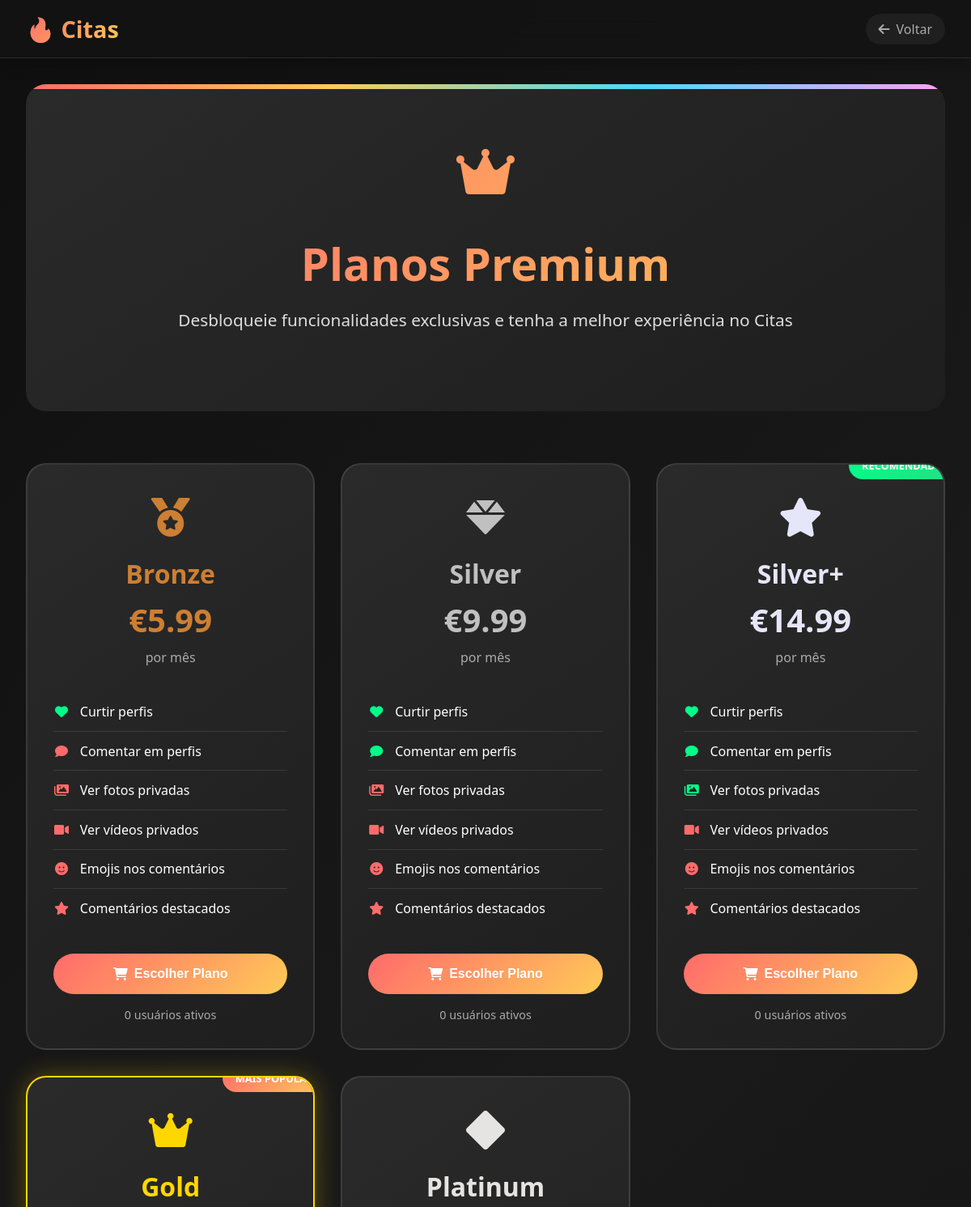
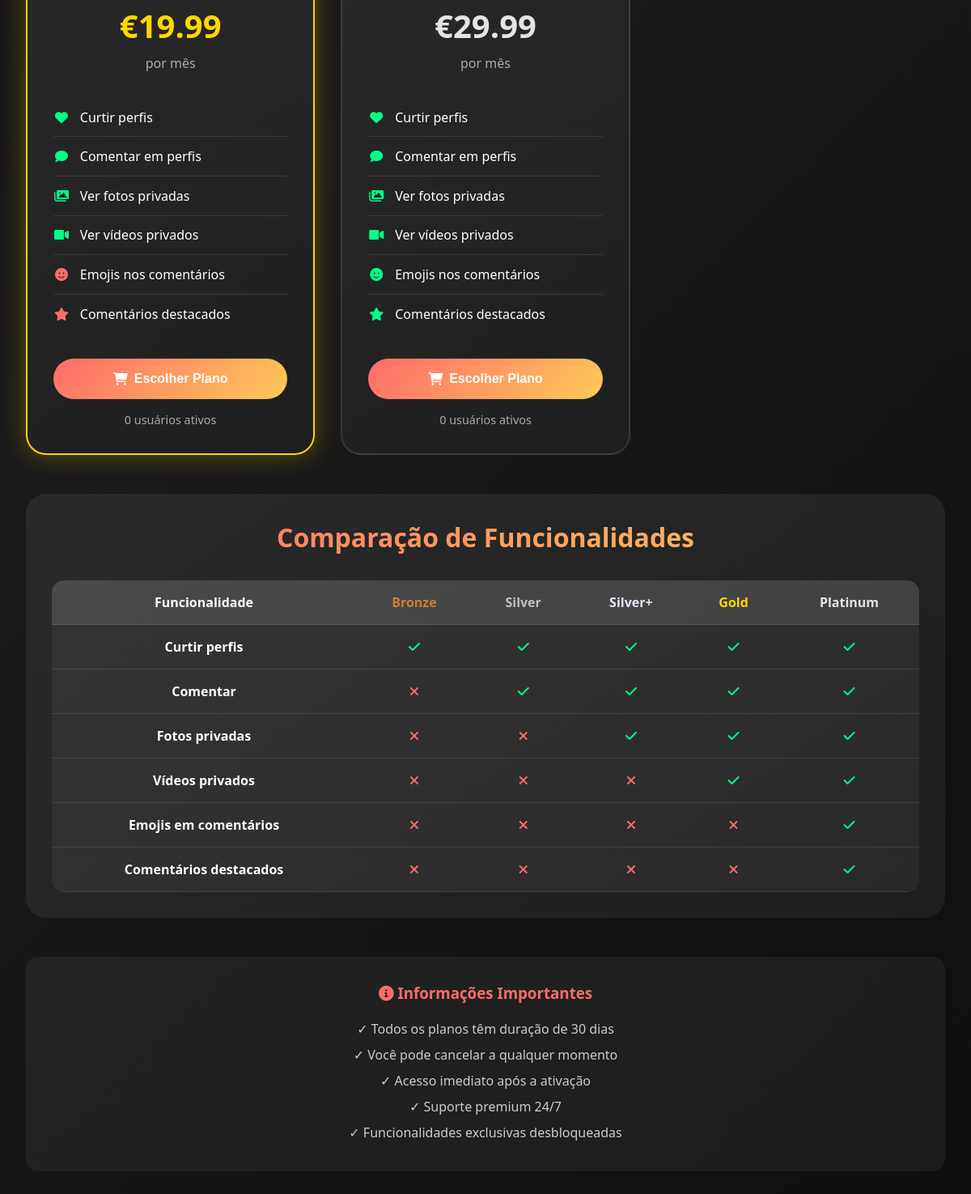
Page /plans.php (signed in) on the committed database (2 pictures, top to bottom).
### tables this page shows
CREATE TABLE `subscription_plans` (
  `id` int(11) NOT NULL AUTO_INCREMENT,
  `name` varchar(50) NOT NULL,
  `slug` varchar(50) NOT NULL,
  `price` decimal(10,2) NOT NULL,
  `duration_days` int(11) NOT NULL DEFAULT 30,
  `features` JSON NOT NULL,
  `color` varchar(20) DEFAULT NULL,
  `icon` varchar(50) DEFAULT NULL,
  `is_active` tinyint(1) DEFAULT 1,
  `sort_order` int(11) DEFAULT 0,
  `created_at` timestamp NOT NULL DEFAULT current_timestamp(),
  PRIMARY KEY (`id`),
  UNIQUE KEY `slug` (`slug`)
);

### subscription_manager.php (called while the page is built, shortened)
<?php
class SubscriptionManager {
    private $conn;
    public function __construct($connection) {
        $this->conn = $connection;
        $this->initializeTables();
    }
    private function initializeTables() {
        $this->conn->query("
            CREATE TABLE IF NOT EXISTS `subscription_plans` (
              `id` int(11) NOT NULL AUTO_INCREMENT,
              `name` varchar(50) NOT NULL,
              `slug` varchar(50) NOT NULL,
              `price` decimal(10,2) NOT NULL,
              `duration_days` int(11) NOT NULL DEFAULT 30,
              `features` JSON NOT NULL,
              `color` varchar(20) DEFAULT NULL,
              `icon` varchar(50) DEFAULT NULL,
              `is_active` tinyint(1) DEFAULT 1,
              `sort_order` int(11) DEFAULT 0,
              `created_at` timestamp NOT NULL DEFAULT current_timestamp(),
              PRIMARY KEY (`id`),
              UNIQUE KEY `slug` (`slug`)
            ) ENGINE=InnoDB DEFAULT CHARSET=utf8mb4 COLLATE=utf8mb4_general_ci
        ");
        $count = $this->conn->query("SELECT COUNT(*) as count FROM subscription_plans")->fetch_assoc()['count'];
        $columns = $this->conn->query("DESCRIBE users");
        while ($column = $columns->fetch_assoc()) {
            if ($column['Field'] === 'current_plan') {
                $has_plan_columns = true;
                break;
            }
        }
        $this->conn->query("
            CREATE TABLE IF NOT EXISTS `escort_private_media` (
              `id` int(11) NOT NULL AUTO_INCREMENT,
              `escort_id` int(11) NOT NULL,
              `media_type` enum('photo','video') NOT NULL,
              `media_url` text NOT NULL,
              `thumbnail_url` text DEFAULT NULL,
              `title` varchar(255) DEFAULT NULL,
              `description` text DEFAULT NULL,
              `required_plan` varchar(50) NOT NULL DEFAULT 'silver_plus',
              `media_order` int(11) DEFAULT 0,
              `is_active` tinyint(1) DEFAULT 1,
              `created_at` timestamp NOT NULL DEFAULT current_timestamp(),
              PRIMARY KEY (`id`),
              KEY `escort_id` (`escort_id`),
              KEY `media_type` (`media_type`),
              KEY `required_plan` (`required_plan`),
              FOREIGN KEY (`escort_id`) REFERENCES `escorts` (`id`) ON DELETE CASCADE
            ) ENGINE=InnoDB DEFAULT CHARSET=utf8mb4 COLLATE=utf8mb4_general_ci
        ");
        $comments_columns = $this->conn->query("DESCRIBE comments");
        while ($column = $comments_columns->fetch_assoc()) {
            if ($column['Field'] === 'has_emoji') {
                $has_comment_features = true;
                break;
            }
        }
    }
    public function getUserCurrentPlan($userId) {
        $stmt = $this->conn->prepare("
            SELECT
                u.current_plan,
                u.plan_expires_at,
                sp.name as plan_name,
                sp.features,
                sp.color,
                sp.icon
            FROM users u
            LEFT JOIN subscription_plans sp ON u.current_plan = sp.slug
            WHERE u.id = ?
        ");
        $stmt->bind_param("i", $userId);
        $stmt->execute();
        $result = $stmt->get_result()->fetch_assoc();
        $features = $result['features'] ? json_decode($result['features'], true) : [];
        return [
            'current_plan' => $result['current_plan'] ?: 'free',
            'plan_name' => $result['plan_name'] ?: 'Gratuito',
            'features' => $features,
            'color' => $result['color'] ?: '#666',
            'icon' => $result['icon'] ?: 'fas fa-user',
            'expires_at' => $result['plan_expires_at'],
            'is_active' => $result['current_plan'] !== 'free' && (!$result['plan_expires_at'] || strtotime($result['plan_expires_at']) > time())
        ];
    }
    public function getAllPlans() {
        $stmt = $this->conn->prepare("
            SELECT
                sp.*,
                COUNT(u.id) as subscriber_count
            FROM subscription_plans sp
            LEFT JOIN users u ON sp.slug = u.current_plan AND u.plan_expires_at > NOW()
            WHERE sp.is_active = 1
            GROUP BY sp.id
            ORDER BY sp.sort_order ASC
        ");
        $stmt->execute();
        $result = $stmt->get_result();
        $plans = [];
        while ($plan = $result->fetch_assoc()) {
            $plan['features'] = json_decode($plan['features'], true);
            $plans[] = $plan;
        }
        return $plans;
    }
}
?>

### plans.php (the view, shortened to what this page needs)
<?php
include 'auth.php';
include 'subscription_manager.php';
$conn = new mysqli("localhost", "u333528817_escorts", "At081093@", "u333528817_escorts");
$subscriptionManager = new SubscriptionManager($conn);
$userPlan = $subscriptionManager->getUserCurrentPlan($_SESSION['user_id']);
$allPlans = $subscriptionManager->getAllPlans();
?>
<!DOCTYPE html>
<html lang="es">
<head>
    <link href="https://cdnjs.cloudflare.com/ajax/libs/font-awesome/6.0.0/css/all.min.css" rel="stylesheet">
</head>
<body>
    <header class="header">
        <div class="header-content">
            <a href="index.php" class="logo">🔥 Citas</a>
            <a href="dashboard.php" class="back-btn">
                <i class="fas fa-arrow-left"></i>
                Voltar
            </a>
        </div>
    </header>
    <div class="container">
        <div class="hero-section">
            <div class="hero-icon">
                <i class="fas fa-crown"></i>
            </div>
            <h1 class="hero-title">Planos Premium</h1>
            <p class="hero-subtitle">
                Desbloqueie funcionalidades exclusivas e tenha a melhor experiência no Citas
            </p>
        </div>
        <div class="plans-grid">
            <?php foreach ($allPlans as $index => $plan):
                $features = $plan['features'];
                $isCurrent = $userPlan['current_plan'] === $plan['slug'];
                $cardClass = '';
                if ($plan['slug'] === 'gold') $cardClass = 'featured';
            ?>
            <div class="plan-card <?= $cardClass ?>">
                <?php if ($plan['slug'] === 'gold'): ?>
                    <div class="plan-badge popular">Mais Popular</div>
                <?php elseif ($plan['slug'] === 'silver_plus'): ?>
                    <div class="plan-badge recommended">Recomendado</div>
                <?php endif; ?>
                <div class="plan-header">
                    <div class="plan-icon" style="color: <?= $plan['color'] ?>">
                        <i class="<?= $plan['icon'] ?>"></i>
                    </div>
                    <h3 class="plan-name" style="color: <?= $plan['color'] ?>"><?= $plan['name'] ?></h3>
                    <div class="plan-price" style="color: <?= $plan['color'] ?>">
                        €<?= number_format($plan['price'], 2) ?>
                    </div>
                    <div class="plan-period">por mês</div>
                </div>
                <ul class="features-list">
                    <li>
                        <i class="fas fa-heart feature-icon <?= $features['likes'] ? 'allowed' : 'denied' ?>"></i>
                        <span>Curtir perfis</span>
                    </li>
                    <li>
                        <i class="fas fa-comment feature-icon <?= $features['comments'] ? 'allowed' : 'denied' ?>"></i>
                        <span>Comentar em perfis</span>
                    </li>
                    <li>
                        <i class="fas fa-images feature-icon <?= $features['private_photos'] ? 'allowed' : 'denied' ?>"></i>
                        <span>Ver fotos privadas</span>
                    </li>
                    <li>
                        <i class="fas fa-video feature-icon <?= $features['private_videos'] ? 'allowed' : 'denied' ?>"></i>
                        <span>Ver vídeos privados</span>
                    </li>
                    <li>
                        <i class="fas fa-smile feature-icon <?= $features['emoji_comments'] ? 'allowed' : 'denied' ?>"></i>
                        <span>Emojis nos comentários</span>
                    </li>
                    <li>
                        <i class="fas fa-star feature-icon <?= $features['highlighted_comments'] ? 'allowed' : 'denied' ?>"></i>
                        <span>Comentários destacados</span>
                    </li>
                </ul>
                <?php if ($isCurrent): ?>
                    <button class="btn btn-current" disabled>
                        <i class="fas fa-check"></i> Plano Atual
                    </button>
                <?php else: ?>
                    <form method="POST" onsubmit="return confirm('Confirma a ativação do plano <?= $plan['name'] ?>?')">
                        <button type="submit" name="buy_plan" class="btn btn-primary">
                            <i class="fas fa-shopping-cart"></i> Escolher Plano
                        </button>
                    </form>
                <?php endif; ?>
                <div style="margin-top: 1rem; color: #aaa; font-size: 0.9rem;">
                    <?= $plan['subscriber_count'] ?> usuários ativos
                </div>
            </div>
            <?php endforeach; ?>
        </div>
        <div class="features-comparison">
            <h2 class="comparison-title">Comparação de Funcionalidades</h2>
            <div class="comparison-table">
                <table>
                    <thead>
                        <tr>
                            <th>Funcionalidade</th>
                            <th style="color: #CD7F32;">Bronze</th>
                            <th style="color: #C0C0C0;">Silver</th>
                            <th style="color: #E6E6FA;">Silver+</th>
                            <th style="color: #FFD700;">Gold</th>
                            <th style="color: #E5E4E2;">Platinum</th>
                        </tr>
                    </thead>
                    <tbody>
                        <tr>
                            <td><strong>Curtir perfis</strong></td>
                            <td><i class="fas fa-check" style="color: #00ff88;"></i></td>
                            <td><i class="fas fa-check" style="color: #00ff88;"></i></td>
                            <td><i class="fas fa-check" style="color: #00ff88;"></i></td>
                            <td><i class="fas fa-check" style="color: #00ff88;"></i></td>
                            <td><i class="fas fa-check" style="color: #00ff88;"></i></td>
                        </tr>
                        <tr>
                            <td><strong>Comentar</strong></td>
                            <td><i class="fas fa-times" style="color: #ff6b6b;"></i></td>
                            <td><i class="fas fa-check" style="color: #00ff88;"></i></td>
                            <td><i class="fas fa-check" style="color: #00ff88;"></i></td>
                            <td><i class="fas fa-check" style="color: #00ff88;"></i></td>
                            <td><i class="fas fa-check" style="color: #00ff88;"></i></td>
                        </tr>
                        <tr>
                            <td><strong>Fotos privadas</strong></td>
                            <td><i class="fas fa-times" style="color: #ff6b6b;"></i></td>
                            <td><i class="fas fa-times" style="color: #ff6b6b;"></i></td>
                            <td><i class="fas fa-check" style="color: #00ff88;"></i></td>
                            <td><i class="fas fa-check" style="color: #00ff88;"></i></td>
                            <td><i class="fas fa-check" style="color: #00ff88;"></i></td>
                        </tr>
                        <tr>
                            <td><strong>Vídeos privados</strong></td>
                            <td><i class="fas fa-times" style="color: #ff6b6b;"></i></td>
                            <td><i class="fas fa-times" style="color: #ff6b6b;"></i></td>
                            <td><i class="fas fa-times" style="color: #ff6b6b;"></i></td>
                            <td><i class="fas fa-check" style="color: #00ff88;"></i></td>
                            <td><i class="fas fa-check" style="color: #00ff88;"></i></td>
                        </tr>
                        <tr>
                            <td><strong>Emojis em comentários</strong></td>
                            <td><i class="fas fa-times" style="color: #ff6b6b;"></i></td>
                            <td><i class="fas fa-times" style="color: #ff6b6b;"></i></td>
                            <td><i class="fas fa-times" style="color: #ff6b6b;"></i></td>
                            <td><i class="fas fa-times" style="color: #ff6b6b;"></i></td>
                            <td><i class="fas fa-check" style="color: #00ff88;"></i></td>
                        </tr>
                        <tr>
                            <td><strong>Comentários destacados</strong></td>
                            <td><i class="fas fa-times" style="color: #ff6b6b;"></i></td>
                            <td><i class="fas fa-times" style="color: #ff6b6b;"></i></td>
                            <td><i class="fas fa-times" style="color: #ff6b6b;"></i></td>
                            <td><i class="fas fa-times" style="color: #ff6b6b;"></i></td>
                            <td><i class="fas fa-check" style="color: #00ff88;"></i></td>
                        </tr>
                    </tbody>
                </table>
            </div>
        </div>
        <div style="text-align: center; padding: 2rem; background: rgba(255, 255, 255, 0.05); border-radius: 15px; margin-bottom: 2rem;">
            <h3 style="margin-bottom: 1rem; color: #ff6b6b;">
                <i class="fas fa-info-circle"></i>
                Informações Importantes
            </h3>
            <ul style="list-style: none; color: #ccc; line-height: 2;">
                <li>✓ Todos os planos têm duração de 30 dias</li>
                <li>✓ Você pode cancelar a qualquer momento</li>
                <li>✓ Acesso imediato após a ativação</li>
                <li>✓ Suporte premium 24/7</li>
                <li>✓ Funcionalidades exclusivas desbloqueadas</li>
            </ul>
        </div>
    </div>
</body>
</html>

### rows in the picture
subscription_plans: name "Bronze", price "5.99", subscriber_count "0"
subscription_plans: name "Silver", price "9.99", subscriber_count "0"
subscription_plans: slug "RECOMENDADO", name "Silver+", price "14.99", subscriber_count "0"
subscription_plans: slug "MAIS POPULAR", name "Gold", price "19.99", subscriber_count "0"
subscription_plans: name "Platinum", price "29.99", subscriber_count "0"
